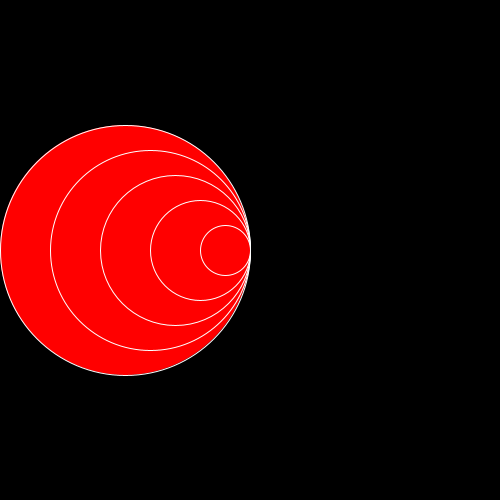
Frame 1 (no input)
Frame 60 (the mouse pressed at the canvas centre just before this capture): identical to frame 1, image omitted
Frame 120 (the mouse held since frame 60 and released just before this capture): identical to frame 1, image omitted

The Processing sketch that drew this single still picture (run headless with seeded random() and noise(); from frame 60 on, the mouse is pressed at the canvas centre):

// Processing sketch: H09Opd6
// ── H09Opd6.pde



void setup(){
  size(500,500);

}

void draw(){
background(0,0,0);
cirkels(250,250,250,5);

}

void cirkels(int x,int y,int sizeCirkel,int aantal){
  for(int i =0; i<aantal; i++){
    stroke(255,255,255);
    fill(255,0,0);
    ellipse(x-sizeCirkel/2,y,sizeCirkel,sizeCirkel);
    sizeCirkel -=50;
  
  }
  
  
  
}
